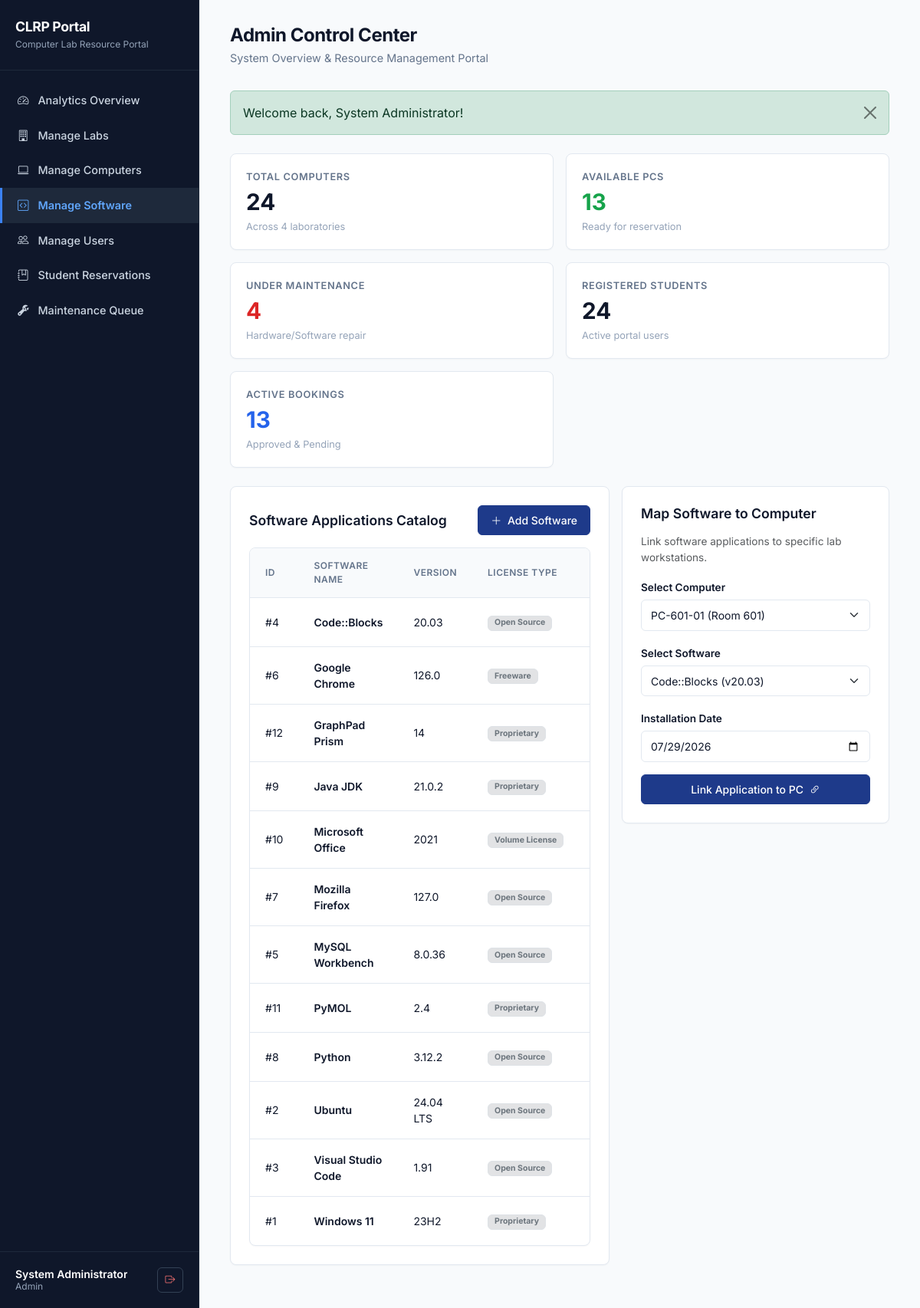
/admin/dashboard.php?tab=software (signed in), run on the app's committed database.
### tables this page shows
CREATE TABLE IF NOT EXISTS Software (
    software_id INT AUTO_INCREMENT PRIMARY KEY,
    software_name VARCHAR(100) NOT NULL,
    version VARCHAR(20),
    license_type VARCHAR(50)
);

### admin/dashboard.php (called while the page is built, shortened)
<?php
require_once __DIR__ . '/../includes/auth.php';
$tab = $_GET['tab'] ?? 'overview';
$active_tab = $tab;
$flash = get_flash();
$total_pcs = $pdo->query("SELECT COUNT(*) FROM Computer")->fetchColumn();
$avail_pcs = $pdo->query("SELECT COUNT(*) FROM Computer WHERE status = 'Available'")->fetchColumn();
$maint_pcs = $pdo->query("SELECT COUNT(*) FROM Computer WHERE status = 'Under Maintenance'")->fetchColumn();
$total_students = $pdo->query("SELECT COUNT(*) FROM Student")->fetchColumn();
$active_bookings = $pdo->query("SELECT COUNT(*) FROM Reservation WHERE status IN ('Approved', 'Pending')")->fetchColumn();
$labs = $pdo->query("SELECT l.*, COUNT(c.computer_id) AS total_computers FROM Lab l LEFT JOIN Computer c ON l.lab_id = c.lab_id GROUP BY l.lab_id ORDER BY l.room_number ASC")->fetchAll();
$computers = $pdo->query("SELECT c.*, l.room_number FROM Computer c LEFT JOIN Lab l ON c.lab_id = l.lab_id ORDER BY l.room_number ASC, c.pc_label ASC")->fetchAll();
$softwares = $pdo->query("SELECT s.*, COUNT(cs.computer_id) AS total_installations FROM Software s LEFT JOIN Computer_Software cs ON s.software_id = cs.software_id GROUP BY s.software_id ORDER BY s.software_name ASC")->fetchAll();
$admins_list = $pdo->query("SELECT * FROM Admin ORDER BY admin_id ASC")->fetchAll();
require_once __DIR__ . '/../views/admin/dashboard.view.php';

### includes/auth.php (called while the page is built, shortened)
<?php
function url($path = '') {
    $script = $_SERVER['SCRIPT_NAME'] ?? '';
    $dir = str_replace('\\', '/', dirname($script));
    $dir = preg_replace('#/(student|technician|admin)$#i', '', $dir);
    $path = '/' . ltrim($path, '/');
    return $dir . $path;
}
function e($string) {
    return htmlspecialchars($string ?? '', ENT_QUOTES, 'UTF-8');
}
function get_flash() {
    if (isset($_SESSION['flash'])) {
        $flash = $_SESSION['flash'];
        return $flash;
    }
    return null;
}
function is_logged_in() {
    return isset($_SESSION['user_id']) && isset($_SESSION['role']);
}
function get_logged_in_user() {
    return [
        'id' => $_SESSION['user_id'],
        'name' => $_SESSION['user_name'],
        'email' => $_SESSION['user_email'],
        'role' => $_SESSION['role'],
        'extra' => $_SESSION['user_extra'] ?? null
    ];
}

### views/admin/dashboard.view.php (the view, shortened to what this page needs)
<?php
require_once __DIR__ . '/../../includes/header.php';
require_once __DIR__ . '/../../includes/sidebar.php';
?>
<main class="app-content">
    <div class="page-header">
        <div>
            <h2>Admin Control Center</h2>
            <p>System Overview & Resource Management Portal</p>
        </div>
    </div>
    <?php if ($flash): ?>
        <div class="alert alert-<?= e($flash['type']) ?> alert-dismissible fade show mb-4" role="alert">
            <?= e($flash['message']) ?>
            <button type="button" class="btn-close" data-bs-dismiss="alert" aria-label="Close"></button>
        </div>
    <?php endif; ?>
    <div class="row g-3 mb-4">
        <div class="col-md-2-4 col-sm-6 col-12">
            <div class="stat-card">
                <div class="stat-title">Total Computers</div>
                <div class="stat-value"><?= $total_pcs ?></div>
                <div class="stat-desc">Across <?= count($labs) ?> laboratories</div>
            </div>
        </div>
        <div class="col-md-2-4 col-sm-6 col-12">
            <div class="stat-card">
                <div class="stat-title">Available PCs</div>
                <div class="stat-value" style="color: #16a34a;"><?= $avail_pcs ?></div>
                <div class="stat-desc">Ready for reservation</div>
            </div>
        </div>
        <div class="col-md-2-4 col-sm-6 col-12">
            <div class="stat-card">
                <div class="stat-title">Under Maintenance</div>
                <div class="stat-value" style="color: #dc2626;"><?= $maint_pcs ?></div>
                <div class="stat-desc">Hardware/Software repair</div>
            </div>
        </div>
        <div class="col-md-2-4 col-sm-6 col-12">
            <div class="stat-card">
                <div class="stat-title">Registered Students</div>
                <div class="stat-value"><?= $total_students ?></div>
                <div class="stat-desc">Active portal users</div>
            </div>
        </div>
        <div class="col-md-2-4 col-sm-6 col-12">
            <div class="stat-card">
                <div class="stat-title">Active Bookings</div>
                <div class="stat-value" style="color: #2563eb;"><?= $active_bookings ?></div>
                <div class="stat-desc">Approved & Pending</div>
            </div>
        </div>
    </div>
    <?php if ($tab === 'overview'): ?>
        <div class="row g-3">
            <div class="col-lg-7">
                <div class="content-card">
                    <h3 class="card-title">Laboratory Status Summary</h3>
                    <div class="table-custom-container">
                        <table class="table-custom">
                            <thead>
                                <tr>
                                    <th>Lab Room</th>
                                    <th>Capacity</th>
                                    <th>Total PCs</th>
                                    <th>Available</th>
                                    <th>Under Maintenance</th>
                                </tr>
                            </thead>
                            <tbody>
                                <?php foreach ($labs as $lab):
                                    $l_avail = 0; $l_maint = 0;
                                    foreach ($computers as $c) {
                                        if ($c['lab_id'] == $lab['lab_id']) {
                                            if ($c['status'] === 'Available') $l_avail++;
                                            if ($c['status'] === 'Under Maintenance') $l_maint++;
                                        }
                                    }
                                ?>
                                    <tr>
                                        <td class="fw-semibold"><?= e($lab['room_number']) ?></td>
                                        <td><?= $lab['capacity'] ?> Seats</td>
                                        <td><?= $lab['total_computers'] ?> PCs</td>
                                        <td><span class="status-badge badge-available"><?= $l_avail ?> Available</span></td>
                                        <td><span class="status-badge badge-maintenance"><?= $l_maint ?> In Repair</span></td>
                                    </tr>
                                <?php endforeach; ?>
                            </tbody>
                        </table>
                    </div>
                </div>
            </div>
            <div class="col-lg-5">
                <div class="content-card">
                    <h3 class="card-title">Recent System Maintenance Logs</h3>
                    <div class="list-group list-group-flush" style="font-size: 0.85rem;">
                        <?php
                        $recent = array_slice($maintenance_tickets, 0, 5);
                        if (empty($recent)): ?>
                            <div class="text-muted py-3">No maintenance records logged.</div>
                        <?php else: ?>
                            <?php foreach ($recent as $rec): ?>
                                <div class="list-group-item px-0 border-bottom py-2">
                                    <div class="d-flex justify-content-between align-items-center mb-1">
                                        <strong class="text-dark"><?= e($rec['pc_label']) ?> (<?= e($rec['room_number']) ?>)</strong>
                                        <?= render_status_badge($rec['status']) ?>
                                    </div>
                                    <div class="text-muted text-truncate"><?= e($rec['issue_description']) ?></div>
                                    <div class="text-muted" style="font-size: 0.75rem;"><?= e($rec['reported_at']) ?></div>
                                </div>
                            <?php endforeach; ?>
                        <?php endif; ?>
                    </div>
                </div>
            </div>
        </div>
    <?php elseif ($tab === 'software'): ?>
        <div class="row g-3">
            <div class="col-lg-7">
                <div class="content-card">
                    <div class="d-flex justify-content-between align-items-center mb-3">
                        <h3 class="card-title mb-0">Software Applications Catalog</h3>
                        <button type="button" class="btn btn-primary-clrp btn-sm" data-bs-toggle="modal" data-bs-target="#addSoftwareModal">
                            <i class="bi bi-plus-lg me-1"></i> Add Software
                        </button>
                    </div>
                    <div class="table-custom-container">
                        <table class="table-custom">
                            <thead>
                                <tr>
                                    <th>ID</th>
                                    <th>Software Name</th>
                                    <th>Version</th>
                                    <th>License Type</th>
                                    <th>Installations</th>
                                </tr>
                            </thead>
                            <tbody>
                                <?php foreach ($softwares as $sw): ?>
                                    <tr>
                                        <td>#<?= $sw['software_id'] ?></td>
                                        <td class="fw-semibold"><?= e($sw['software_name']) ?></td>
                                        <td><?= e($sw['version']) ?></td>
                                        <td><span class="badge bg-secondary-subtle text-secondary border px-2"><?= e($sw['license_type']) ?></span></td>
                                        <td><?= $sw['total_installations'] ?> PCs</td>
                                    </tr>
                                <?php endforeach; ?>
                            </tbody>
                        </table>
                    </div>
                </div>
            </div>
            <div class="col-lg-5">
                <div class="content-card">
                    <h3 class="card-title">Map Software to Computer</h3>
                    <p class="text-muted" style="font-size: 0.85rem;">Link software applications to specific lab workstations.</p>
                    <form action="<?= url('/admin/dashboard.php?tab=software') ?>" method="POST">
                        <div class="mb-3">
                            <label class="form-label">Select Computer</label>
                            <select name="computer_id" class="form-select" required>
                                <?php foreach ($computers as $c): ?>
                                    <option value="<?= $c['computer_id'] ?>"><?= e($c['pc_label']) ?> (<?= e($c['room_number']) ?>)</option>
                                <?php endforeach; ?>
                            </select>
                        </div>
                        <div class="mb-3">
                            <label class="form-label">Select Software</label>
                            <select name="software_id" class="form-select" required>
                                <?php foreach ($softwares as $s): ?>
                                    <option value="<?= $s['software_id'] ?>"><?= e($s['software_name']) ?> (v<?= e($s['version']) ?>)</option>
                                <?php endforeach; ?>
                            </select>
                        </div>
                        <div class="mb-3">
                            <label class="form-label">Installation Date</label>
                            <input type="date" name="installation_date" class="form-control" value="<?= date('Y-m-d') ?>">
                        </div>
                        <button type="submit" class="btn btn-primary-clrp w-100">
                            Link Application to PC <i class="bi bi-link-45deg ms-1"></i>
                        </button>
                    </form>
                </div>
            </div>
        </div>
    <?php endif; ?>
</main>
<?php require_once __DIR__ . '/../../includes/footer.php'; ?>

### includes/sidebar.php (shortened to what this page needs)
<?php
$user = get_logged_in_user();
$role = strtolower($user['role'] ?? '');
$active_tab = $active_tab ?? 'overview';
?>
<aside class="app-sidebar">
    <div class="sidebar-brand">
        <h1>CLRP Portal</h1>
        <span>Computer Lab Resource Portal</span>
    </div>
    <ul class="sidebar-menu">
        <?php if ($role === 'student'): ?>
            <li>
                <a href="<?= url('/student/dashboard.php?tab=overview') ?>" class="<?= $active_tab === 'overview' ? 'active' : '' ?>">
                    <i class="bi bi-pc-display"></i> Browse Labs & PCs
                </a>
            </li>
            <li>
                <a href="<?= url('/student/dashboard.php?tab=bookings') ?>" class="<?= $active_tab === 'bookings' ? 'active' : '' ?>">
                    <i class="bi bi-calendar-check"></i> My Bookings
                </a>
            </li>
            <li>
                <a href="<?= url('/student/dashboard.php?tab=report') ?>" class="<?= $active_tab === 'report' ? 'active' : '' ?>">
                    <i class="bi bi-exclamation-triangle"></i> Report Issue
                </a>
            </li>
        <?php elseif ($role === 'admin'): ?>
            <li>
                <a href="<?= url('/admin/dashboard.php?tab=overview') ?>" class="<?= $active_tab === 'overview' ? 'active' : '' ?>">
                    <i class="bi bi-speedometer2"></i> Analytics Overview
                </a>
            </li>
            <li>
                <a href="<?= url('/admin/dashboard.php?tab=labs') ?>" class="<?= $active_tab === 'labs' ? 'active' : '' ?>">
                    <i class="bi bi-building"></i> Manage Labs
                </a>
            </li>
            <li>
                <a href="<?= url('/admin/dashboard.php?tab=computers') ?>" class="<?= $active_tab === 'computers' ? 'active' : '' ?>">
                    <i class="bi bi-laptop"></i> Manage Computers
                </a>
            </li>
            <li>
                <a href="<?= url('/admin/dashboard.php?tab=software') ?>" class="<?= $active_tab === 'software' ? 'active' : '' ?>">
                    <i class="bi bi-code-square"></i> Manage Software
                </a>
            </li>
            <li>
                <a href="<?= url('/admin/dashboard.php?tab=users') ?>" class="<?= $active_tab === 'users' ? 'active' : '' ?>">
                    <i class="bi bi-people"></i> Manage Users
                </a>
            </li>
            <li>
                <a href="<?= url('/admin/dashboard.php?tab=reservations') ?>" class="<?= $active_tab === 'reservations' ? 'active' : '' ?>">
                    <i class="bi bi-journal-bookmark"></i> Student Reservations
                </a>
            </li>
            <li>
                <a href="<?= url('/admin/dashboard.php?tab=maintenance') ?>" class="<?= $active_tab === 'maintenance' ? 'active' : '' ?>">
                    <i class="bi bi-wrench-adjustable"></i> Maintenance Queue
                </a>
            </li>
        <?php endif; ?>
    </ul>
    <div class="sidebar-footer">
        <div class="user-profile">
            <div class="user-info">
                <div class="user-name" title="<?= e($user['name']) ?>"><?= e($user['name']) ?></div>
                <div class="user-role"><?= e(ucfirst($role)) ?> <?= $user['extra'] ? '('.e($user['extra']).')' : '' ?></div>
            </div>
            <a href="<?= url('/logout.php') ?>" class="btn-logout" title="Sign Out">
                <i class="bi bi-box-arrow-right"></i>
            </a>
        </div>
    </div>
</aside>

### data on the page
software: software_id "4", software_name "Code::Blocks", version "20.03", license_type "Open Source"
software: software_id "6", software_name "Google Chrome", version "126.0", license_type "Freeware"
software: software_id "12", software_name "GraphPad Prism", version "14", license_type "Proprietary"
software: software_id "9", software_name "Java JDK", version "21.0.2", license_type "Proprietary"
software: software_id "10", software_name "Microsoft Office", version "2021", license_type "Volume License"
software: software_id "7", software_name "Mozilla Firefox", version "127.0", license_type "Open Source"
software: software_id "5", software_name "MySQL Workbench", version "8.0.36", license_type "Open Source"
software: software_id "11", software_name "PyMOL", version "2.4", license_type "Proprietary"
software: software_id "8", software_name "Python", version "3.12.2", license_type "Open Source"
software: software_id "2", software_name "Ubuntu", version "24.04 LTS", license_type "Open Source"
software: software_id "3", software_name "Visual Studio Code", version "1.91", license_type "Open Source"
software: software_id "1", software_name "Windows 11", version "23H2", license_type "Proprietary"

### other printed values
$user['name'] "System Administrator"
$role "Admin"
$flash['message'] "Welcome back, System Administrator!"
$total_pcs "24"
count($labs) "4"
$avail_pcs "13"
$maint_pcs "4"
$total_students "24"
$active_bookings "13"
form field computer_id "PC-601-01 (Room 601)"
form field software_id "Code::Blocks (v20.03)"
